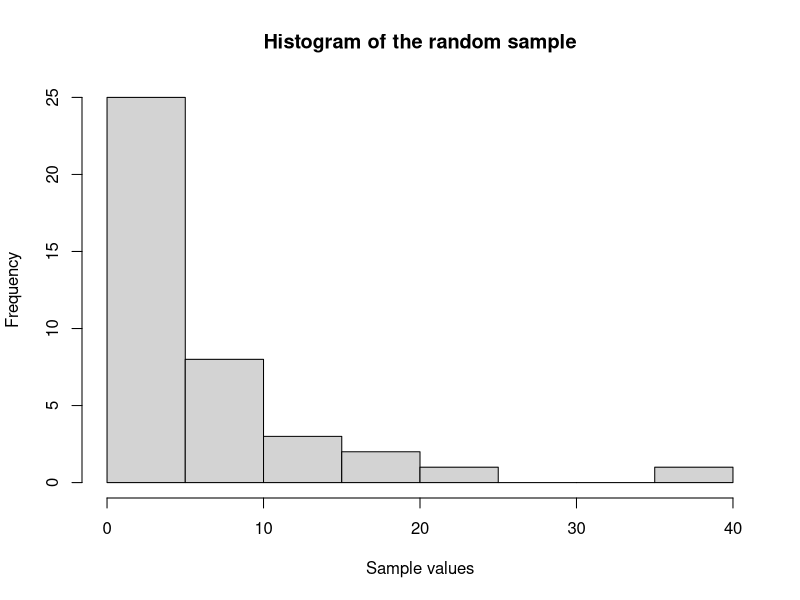
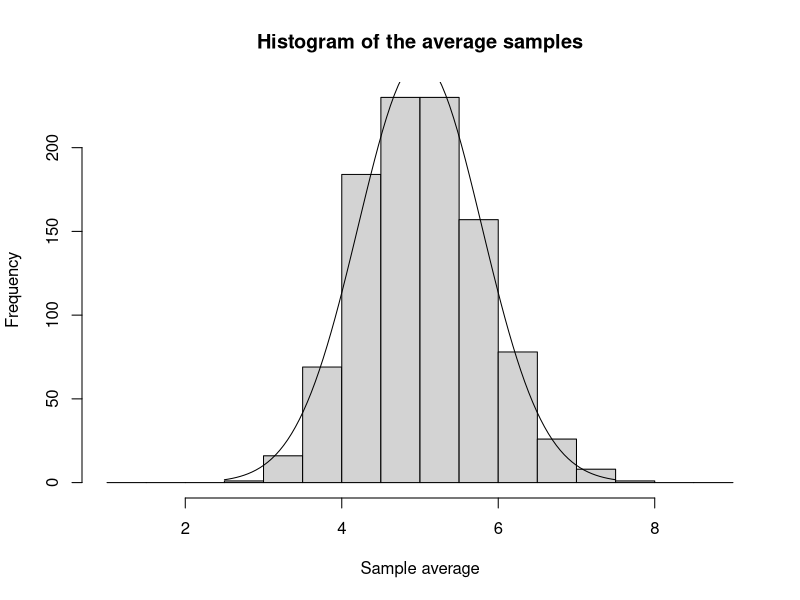

The R source for these figures, in order:
## ---- chunk 1
#Set parameters
set.seed(111)
n = 40
lambda = 0.2
runs = 1000
## ---- chunk 2
#Determine the experimental mean
expvalues <- rexp(n, lambda)
expmean1 <- mean(expvalues)

hist(expvalues, main="Histogram of the random sample", xlab="Sample values")
print(expmean1)
## ---- chunk 3
#Calcualte the theoretical mean[1]
theomean1 <- 1/lambda
print(theomean1)
## ---- chunk 4
#Determine the absolute difference between the theoretical and experimental mean
diffmean1 <- abs(theomean1 - expmean1)
print(diffmean1)
## ---- chunk 5
#Determine the experiental variance
expvar1 <- var(expvalues)
print(expvar1)
## ---- chunk 6
#Calculate the theoretical variance[1]
theovar1 <- 1/(lambda^2)
print(theovar1)
## ---- chunk 7
#Determine the absolute difference between the theoretical and experimental mean
diffvar1 <- abs(theovar1 - expvar1)
print(diffvar1)
## ---- chunk 8
#Determine the experimental mean
mns <- NULL
for (i in 1 : runs){
  mns = append(mns, mean(rexp(n, lambda)))
}
## ---- chunk 9
#Calculate theoretical values for the average and the variance
theomean2 <- theomean1
theovar2 <- (1/(lambda^2))/n
print(theomean2)
print(theovar2)
## ---- chunk 10
#Create a an normal approximation
binwidth <- 0.5 
x <- seq(-4, 4, length=100)*theovar2 + theomean2
hx <- binwidth*runs*dnorm(x, mean=theomean2, sd=sqrt(theovar2))
## ---- chunk 11
#Plot the histogram of the experiments and the normal approximation
hist(mns, breaks=seq(1,9,by=binwidth),main="Histogram of the average samples",
     xlab="Sample average")
lines(x, hx)
